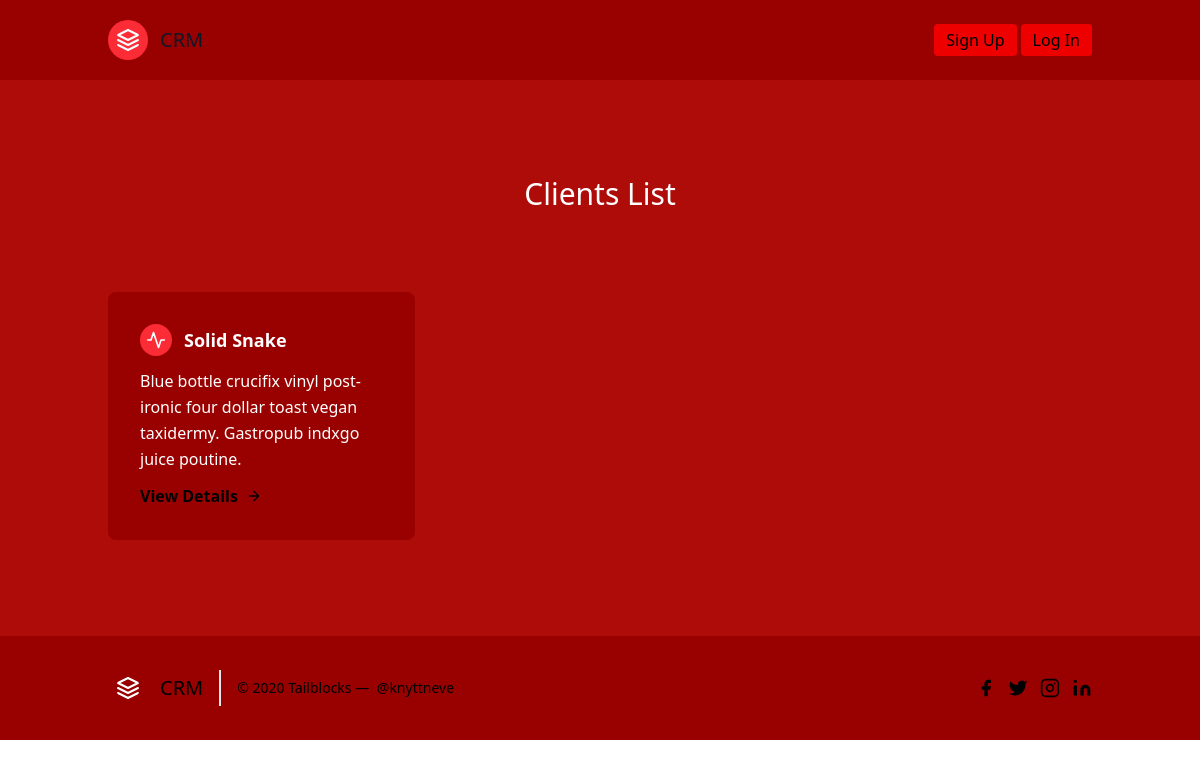
Before: /leads/ with the older database file.
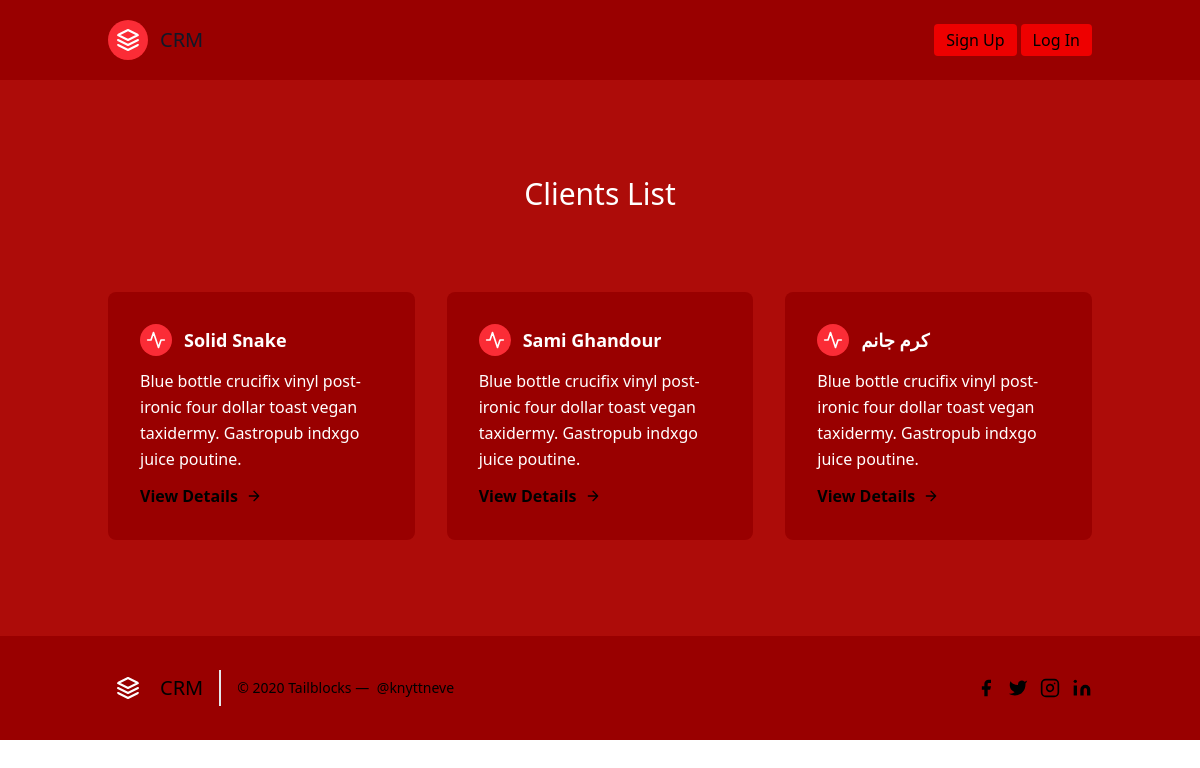
After: the same page with the newer database file.
### leads/models.py (models this page shows, shortened)
class Client(models.Model): #this class stores the records of clients
    source_options = (
        ('1', 'Internet'),
        ('2', 'Newsletter'),
        ('3', 'TV'),
        ('4', 'Other')
    )
    first_name = models.CharField(max_length=40)
    last_name = models.CharField(max_length=40)
    email = models.EmailField()
    source = models.CharField(max_length=50, choices=source_options)
    profile_picture = models.ImageField(blank=True, null=True)
    phoned = models.BooleanField(default=False)
    age = models.IntegerField(validators=[MinValueValidator(18), MaxValueValidator(120)])
    files = models.FileField(blank=True, null=True)
    agent = models.ForeignKey(Agent, on_delete=models.CASCADE)

### leads/views.py (the view)
# urls.py: path('', LeadListView.as_view(), name='lead-list'),
class LeadListView(ListView):
    template_name = 'lead/lead_list.html'
    queryset = Client.objects.all()

### leads/templates/lead/lead_list.html
{% extends 'partials/base.html' %}
    {% block content %}
<section class="text-white body-font">
  <div class="container px-5 py-24 mx-auto"  >
    <div class="flex flex-col text-center w-full mb-20">
      <h1 class="sm:text-3xl text-2xl font-medium title-font text-white">Clients List</h1>
    </div>
    <div class="flex flex-wrap -m-4">
        {% for client in object_list %}
      <div class="p-4 md:w-1/3" >
        <div class="flex rounded-lg h-full p-8 flex-col" style="background-color:#990000">
          <div class="flex items-center mb-3">
            <div class="w-8 h-8 mr-3 inline-flex items-center justify-center rounded-full bg-red-500 text-white flex-shrink-0">
              <svg fill="none" stroke="currentColor" stroke-linecap="round" stroke-linejoin="round" stroke-width="2" class="w-5 h-5" viewBox="0 0 24 24" data-darkreader-inline-stroke="" style="--darkreader-inline-stroke: currentColor;">
                <path d="M22 12h-4l-3 9L9 3l-3 9H2"></path>
              </svg>
            </div>
            <h2 class="text-white text-lg title-font font-medium" style="font-weight:bold">{{client.first_name}} {{client.last_name}}
    </h2>
          </div>
          <div class="flex-grow">
            <p class="leading-relaxed text-base">Blue bottle crucifix vinyl post-ironic four dollar toast vegan taxidermy. Gastropub indxgo juice poutine.</p>
            <a href="{% url 'leads:lead-detail' client.pk %}" class="mt-3 text-black inline-flex items-center" style="font-weight:bold">View Details
              <svg fill="none" stroke="currentColor" stroke-linecap="round" stroke-linejoin="round" stroke-width="2" class="w-4 h-4 ml-2" viewBox="0 0 24 24" data-darkreader-inline-stroke="" style="--darkreader-inline-stroke: currentColor;">
                <path d="M5 12h14M12 5l7 7-7 7"></path>
              </svg>
            </a>
          </div>
        </div>
      </div>
          {% endfor %}
    </div>
  </div>
</section>
{% endblock %}

Changed rows visible on the page:
added Client: first_name "Sami", last_name "Ghandour"
added Client: first_name "كرم", last_name "جانم"
